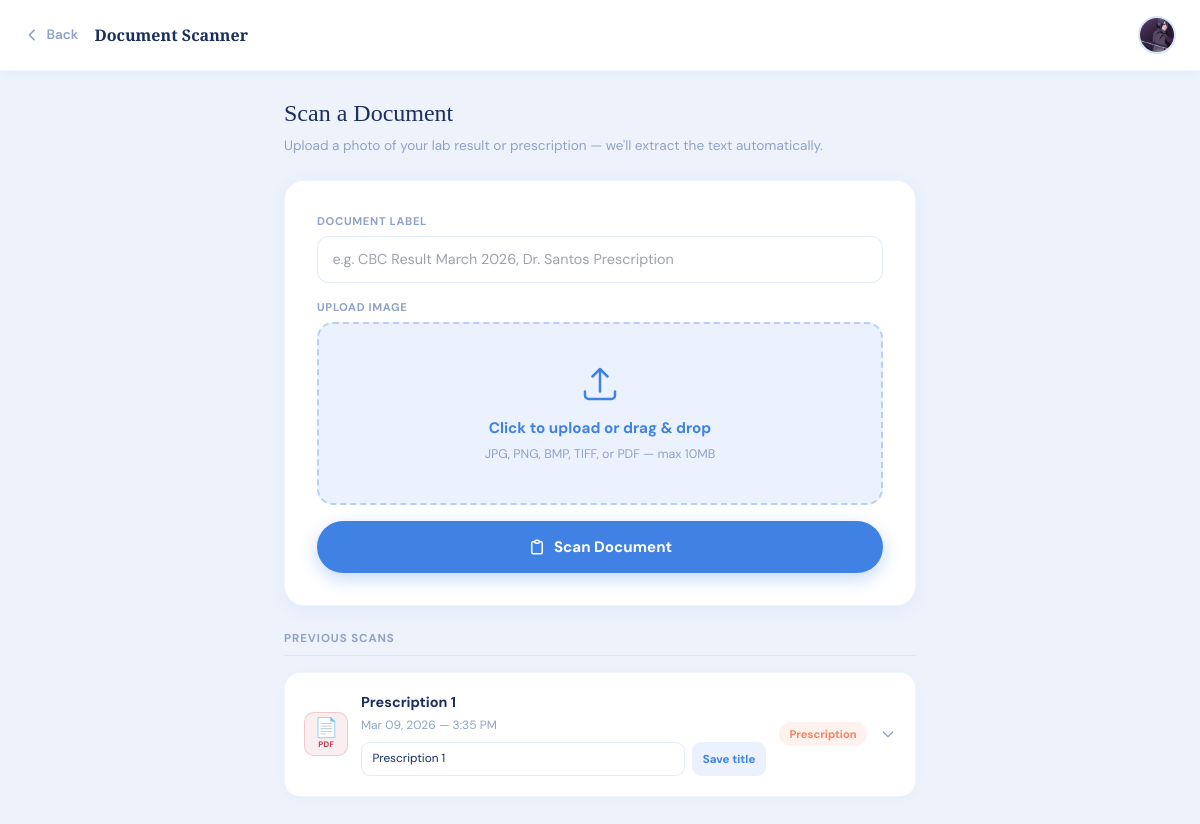
Screenshot of /ocr/scan.php (signed in) with the database file from the repository.
### tables this page shows
CREATE TABLE `patients` (
  `id` int NOT NULL AUTO_INCREMENT,
  `full_name` varchar(150) NOT NULL,
  `date_of_birth` date NOT NULL,
  `gender` enum('Male','Female','Prefer not to say') NOT NULL,
  `email` varchar(150) NOT NULL,
  `phone_number` varchar(20) NOT NULL,
  `profile_photo` varchar(255) DEFAULT NULL,
  `emergency_name` varchar(150) DEFAULT NULL,
  `emergency_relationship` varchar(80) DEFAULT NULL,
  `emergency_number` varchar(20) DEFAULT NULL,
  `password` varchar(255) NOT NULL,
  `security_question` varchar(255) DEFAULT NULL,
  `security_answer` varchar(255) DEFAULT NULL,
  `home_address` varchar(255) DEFAULT NULL,
  `city` varchar(100) DEFAULT NULL,
  `country_region` varchar(100) DEFAULT NULL,
  `insurance_provider` varchar(150) DEFAULT NULL,
  `insurance_policy_no` varchar(100) DEFAULT NULL,
  `preferred_language` varchar(80) DEFAULT 'English',
  `created_at` timestamp NULL DEFAULT CURRENT_TIMESTAMP,
  `updated_at` timestamp NULL DEFAULT CURRENT_TIMESTAMP ON UPDATE CURRENT_TIMESTAMP,
  `is_verified` tinyint(1) NOT NULL DEFAULT '0',
  `verification_token` varchar(64) DEFAULT NULL,
  `token_expires_at` datetime DEFAULT NULL,
  `reset_token` varchar(64) DEFAULT NULL,
  `reset_expires` datetime DEFAULT NULL,
  `is_active` tinyint(1) NOT NULL DEFAULT '1',
  PRIMARY KEY (`id`),
  UNIQUE KEY `email` (`email`)
);

CREATE TABLE `lab_results` (
  `id` int NOT NULL AUTO_INCREMENT,
  `patient_id` int NOT NULL,
  `file_path` varchar(255) NOT NULL,
  `doc_type` enum('lab_result','prescription','unknown') DEFAULT 'unknown',
  `doc_label` varchar(200) DEFAULT NULL,
  `extracted_text` longtext,
  `uploaded_at` timestamp NULL DEFAULT CURRENT_TIMESTAMP,
  PRIMARY KEY (`id`),
  KEY `patient_id` (`patient_id`),
  CONSTRAINT `lab_results_ibfk_1` FOREIGN KEY (`patient_id`) REFERENCES `patients` (`id`) ON DELETE CASCADE
);

### ocr/scan.php (the view, shortened to what this page needs)
<?php
require_once '../database/config.php';
$patient_id = $_SESSION['patient_id'];
$p = $conn->query("SELECT * FROM patients WHERE id = $patient_id")->fetch_assoc();
$initials = strtoupper(substr($p['full_name'],0,1).(strpos($p['full_name'],' ')!==false?substr($p['full_name'],strpos($p['full_name'],' ')+1,1):''));
$scan_per_page = 5;
$scan_page = max(1, (int)($_GET['scan_page'] ?? 1));
$scan_total_res = $conn->query("SELECT COUNT(*) AS total FROM lab_results WHERE patient_id = $patient_id");
$scan_total_row = $scan_total_res ? $scan_total_res->fetch_assoc() : ['total' => 0];
$scan_total = (int)($scan_total_row['total'] ?? 0);
$scan_total_pages = max(1, (int)ceil($scan_total / $scan_per_page));
$scan_page = min($scan_page, $scan_total_pages);
$scan_offset = ($scan_page - 1) * $scan_per_page;
$past_scans = $conn->query("
  SELECT * FROM lab_results
  WHERE patient_id = $patient_id
  ORDER BY uploaded_at DESC
  LIMIT $scan_per_page OFFSET $scan_offset
");
$type_labels = [
    'lab_result'   => ['label'=>'Lab Result',   'color'=>'#3F82E3', 'bg'=>'rgba(63,130,227,0.1)',  'icon'=>'🧪'],
    'prescription' => ['label'=>'Prescription', 'color'=>'#f4845f', 'bg'=>'rgba(244,132,95,0.1)',  'icon'=>'💊'],
    'unknown'      => ['label'=>'Document',     'color'=>'#9ab0ae', 'bg'=>'rgba(154,176,174,0.1)', 'icon'=>'📄'],
];
?>
<!DOCTYPE html>
<html lang="en">
<head>
  <script src="https://cdn.tailwindcss.com"></script>
</head>
<body>
<div class="top-header">
  <div style="display:flex;align-items:center;gap:1rem;">
    <a href="../dashboard.php" class="back-btn">
      <svg width="16" height="16" fill="none" viewBox="0 0 24 24" stroke="currentColor" stroke-width="2.5"><path stroke-linecap="round" stroke-linejoin="round" d="M15 19l-7-7 7-7"/></svg>
      Back
    </a>
    <div style="font-family:'Playfair Display',serif;font-weight:700;font-size:1rem;color:var(--text);">Document Scanner</div>
  </div>
  <div style="display:flex;align-items:center;gap:0.8rem;">
    <?php if($p['profile_photo']): ?>
      <img src="../<?= htmlspecialchars($p['profile_photo']) ?>" style="width:38px;height:38px;border-radius:50%;object-fit:cover;border:2px solid rgba(63,130,227,0.2);" onerror="this.style.display='none';this.nextElementSibling.style.display='flex';"/>
    <?php else: ?>
      <div class="avatar-circle"><?= $initials ?></div>
    <?php endif; ?>
  </div>
</div>
<div class="page-wrap">
  <div style="margin-bottom:1.5rem;">
    <h2 style="font-size:1.5rem;margin-bottom:0.3rem;">Scan a Document</h2>
    <p style="font-size:0.85rem;color:var(--muted);">Upload a photo of your lab result or prescription — we'll extract the text automatically.</p>
  </div>
  <div class="upload-card">
    <form method="POST" enctype="multipart/form-data" id="scanForm">
      <div style="margin-bottom:1rem;">
        <label class="field-label">Document Label</label>
        <input type="text" name="doc_label" class="field-input" placeholder="e.g. CBC Result March 2026, Dr. Santos Prescription"/>
      </div>
      <label class="field-label">Upload Image</label>
      <div class="drop-zone" id="dropZone">
        <svg fill="none" viewBox="0 0 24 24" stroke="currentColor" stroke-width="1.5"><path stroke-linecap="round" stroke-linejoin="round" d="M3 16.5v2.25A2.25 2.25 0 005.25 21h13.5A2.25 2.25 0 0021 18.75V16.5m-13.5-9L12 3m0 0l4.5 4.5M12 3v13.5"/></svg>
        <div class="main-text">Click to upload or drag & drop</div>
        <div class="sub-text">JPG, PNG, BMP, TIFF, or PDF — max 10MB</div>
      </div>
      <button type="submit" class="btn-scan" id="scanBtn">
        <svg width="18" height="18" fill="none" viewBox="0 0 24 24" stroke="currentColor" stroke-width="2"><path stroke-linecap="round" stroke-linejoin="round" d="M9 5H7a2 2 0 00-2 2v12a2 2 0 002 2h10a2 2 0 002-2V7a2 2 0 00-2-2h-2M9 5a2 2 0 002 2h2a2 2 0 002-2M9 5a2 2 0 012-2h2a2 2 0 012 2"/></svg>
        Scan Document
      </button>
    </form>
  </div>
  <?php if($past_scans && $past_scans->num_rows > 0): ?>
  <div style="margin-bottom:1rem;">
    <div style="font-size:0.72rem;font-weight:700;text-transform:uppercase;letter-spacing:0.08em;color:var(--muted);border-bottom:1px solid rgba(63,130,227,0.1);padding-bottom:0.5rem;margin-bottom:1rem;">Previous Scans</div>
    <?php while($scan = $past_scans->fetch_assoc()):
      $t   = $type_labels[$scan['doc_type']] ?? $type_labels['unknown'];
      $ext = strtolower(pathinfo($scan['file_path'], PATHINFO_EXTENSION));
    ?>
    <div class="scan-item" onclick="toggleScan(<?= $scan['id'] ?>)">
      <div class="scan-head-row">
        <?php if($ext === 'pdf'): ?>
          <div style="width:44px;height:44px;border-radius:10px;background:rgba(195,54,67,0.08);border:1px solid rgba(195,54,67,0.2);display:flex;flex-direction:column;align-items:center;justify-content:center;flex-shrink:0;gap:1px;">
            <span style="font-size:1.2rem;line-height:1;">📄</span>
            <span style="font-size:0.5rem;font-weight:700;color:#C33643;letter-spacing:0.04em;">PDF</span>
          </div>
        <?php else: ?>
          <img src="../<?= htmlspecialchars($scan['file_path']) ?>" style="width:44px;height:44px;object-fit:cover;border-radius:10px;border:1px solid rgba(63,130,227,0.1);flex-shrink:0;"/>
        <?php endif; ?>
        <div class="scan-main">
          <div class="scan-title"><?= htmlspecialchars($scan['doc_label'] ?: 'Untitled') ?></div>
          <div style="font-size:0.75rem;color:var(--muted);margin-top:0.1rem;"><?= date('M d, Y — g:i A', strtotime($scan['uploaded_at'])) ?></div>
          <form method="POST" style="display:flex;gap:0.45rem;margin-top:0.55rem;" onclick="event.stopPropagation();">
            <input
              type="text"
              name="new_label"
              value="<?= htmlspecialchars($scan['doc_label'] ?: 'Untitled') ?>"
              class="field-input"
              style="padding:0.45rem 0.65rem;font-size:0.74rem;border-radius:9px;"
              maxlength="120"
            />
            <button
              type="submit"
              style="border:none;border-radius:9px;background:var(--blue-light);color:var(--blue);font-weight:700;font-size:0.72rem;padding:0.45rem 0.68rem;cursor:pointer;white-space:nowrap;"
            >
              Save title
            </button>
          </form>
        </div>
        <span class="badge" style="background:<?= $t['bg'] ?>;color:<?= $t['color'] ?>;"><?= $t['label'] ?></span>
        <svg width="16" height="16" fill="none" viewBox="0 0 24 24" stroke="currentColor" stroke-width="2" id="arrow-<?= $scan['id'] ?>" style="color:var(--muted);flex-shrink:0;transition:transform 0.25s;"><path stroke-linecap="round" stroke-linejoin="round" d="M19 9l-7 7-7-7"/></svg>
      </div>
    </div>
    <?php endwhile; ?>
  </div>
  <?php endif; ?>
</div>
</body>
</html>

### ocr/scan.php (style rules this page uses)
:root { --red:#C33643; --green:#244441; --blue:#3F82E3; --blue-dark:#2563C4; --blue-light:#EBF2FD; --bg:#EEF3FB; --white:#FFFFFF; --text:#1a2f5e; --muted:#8fa3c8; }
* { box-sizing:border-box; }
body { font-family:'DM Sans',sans-serif; background:var(--bg); color:var(--text); min-height:100vh; margin:0; }
h1,h2,h3 { font-family:'Playfair Display',serif; }
.top-header { background:var(--white); padding:1rem 1.5rem; display:flex; align-items:center; justify-content:space-between; border-bottom:1px solid rgba(63,130,227,0.08); box-shadow:0 2px 12px rgba(63,130,227,0.07); position:sticky; top:0; z-index:50; }
.back-btn { display:inline-flex; align-items:center; gap:0.4rem; color:var(--muted); font-size:0.85rem; font-weight:600; text-decoration:none; transition:color 0.2s; }
.page-wrap { max-width:680px; margin:0 auto; padding:1.5rem; }
.upload-card { background:var(--white); border-radius:20px; padding:2rem; border:1px solid rgba(63,130,227,0.08); box-shadow:0 4px 20px rgba(63,130,227,0.08); margin-bottom:1.5rem; }
.drop-zone { border:2px dashed rgba(63,130,227,0.3); border-radius:16px; padding:2.5rem 1rem; text-align:center; cursor:pointer; transition:all 0.25s; background:var(--blue-light); position:relative; }
.drop-zone svg { width:40px; height:40px; stroke:var(--blue); margin:0 auto 0.8rem; display:block; }
.drop-zone .main-text { font-weight:700; color:var(--blue); font-size:0.95rem; }
.drop-zone .sub-text { font-size:0.78rem; color:var(--muted); margin-top:0.3rem; }
.field-label { display:block; font-size:0.7rem; font-weight:700; letter-spacing:0.06em; text-transform:uppercase; color:var(--muted); margin-bottom:0.4rem; }
.field-input { width:100%; padding:0.72rem 0.9rem; border:1.5px solid rgba(63,130,227,0.15); border-radius:12px; font-family:'DM Sans',sans-serif; font-size:0.9rem; color:var(--text); background:var(--white); outline:none; transition:border-color 0.2s; }
.btn-scan { width:100%; padding:0.9rem; border-radius:50px; background:var(--blue); color:#fff; font-weight:700; font-size:0.95rem; border:none; cursor:pointer; transition:all 0.3s; box-shadow:0 6px 18px rgba(63,130,227,0.3); display:flex; align-items:center; justify-content:center; gap:0.5rem; font-family:'DM Sans',sans-serif; margin-top:1rem; }
.scan-item { background:var(--white); border-radius:16px; padding:1.2rem; border:1px solid rgba(63,130,227,0.08); margin-bottom:0.8rem; box-shadow:0 2px 10px rgba(63,130,227,0.05); cursor:pointer; transition:all 0.2s; }
.badge { display:inline-block; padding:0.22rem 0.65rem; border-radius:50px; font-size:0.7rem; font-weight:700; }
.scan-head-row { display:flex; align-items:center; gap:0.8rem; }
.scan-main { flex:1; min-width:0; }
.scan-title { font-weight:700; font-size:0.9rem; white-space:nowrap; overflow:hidden; text-overflow:ellipsis; }

### rows the page displays
patients: profile_photo (picture)
lab_results: shows "PDF", doc_label "Prescription 1", uploaded_at "Mar 09, 2026 — 3:35 PM", new_label "Prescription 1", doc_type "Prescription", $scan['id'] 1 (drawn)
